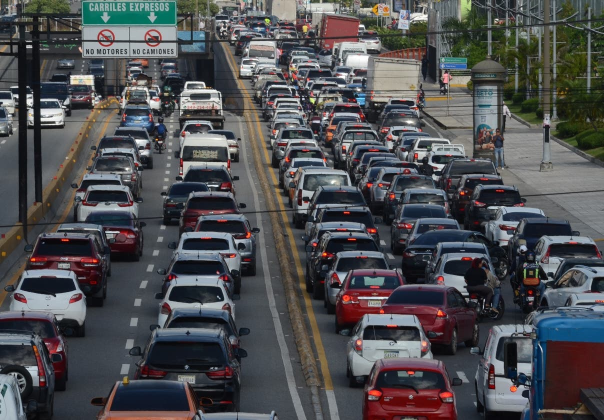
#> input picture Tapon.jpg, 1208 x 840 px (shown at 1/2 size)
$ jupyter execute Identificar_Contornos.ipynb
#> lines starting #> are read from the running program, lines starting #| are printed output that depends on the picture; after the words box and inside, x2 and y2 are one past the last pixel; in counts of white or black regions, pixels touching at a corner belong together
### Librerias Necesarias

[cell 1]
import cv2 as cv

La imágen utilizada en este codigo fue sacada de la siguiente página: https://elnacional.com.do/tapones-diarios-sin-horas-pico-en-avenidas-y-calles-del-gsd/

### ETAPA 1

[cell 2]
# Lectura de la imágen y modificamiento del tamaño
img = cv.imread("Tapon.jpg")
#> img is the input picture: shape (840, 1208, 3); mean B, G, R 81.6, 78.9, 78.7
img1 = cv.resize(img, (1208, 730))
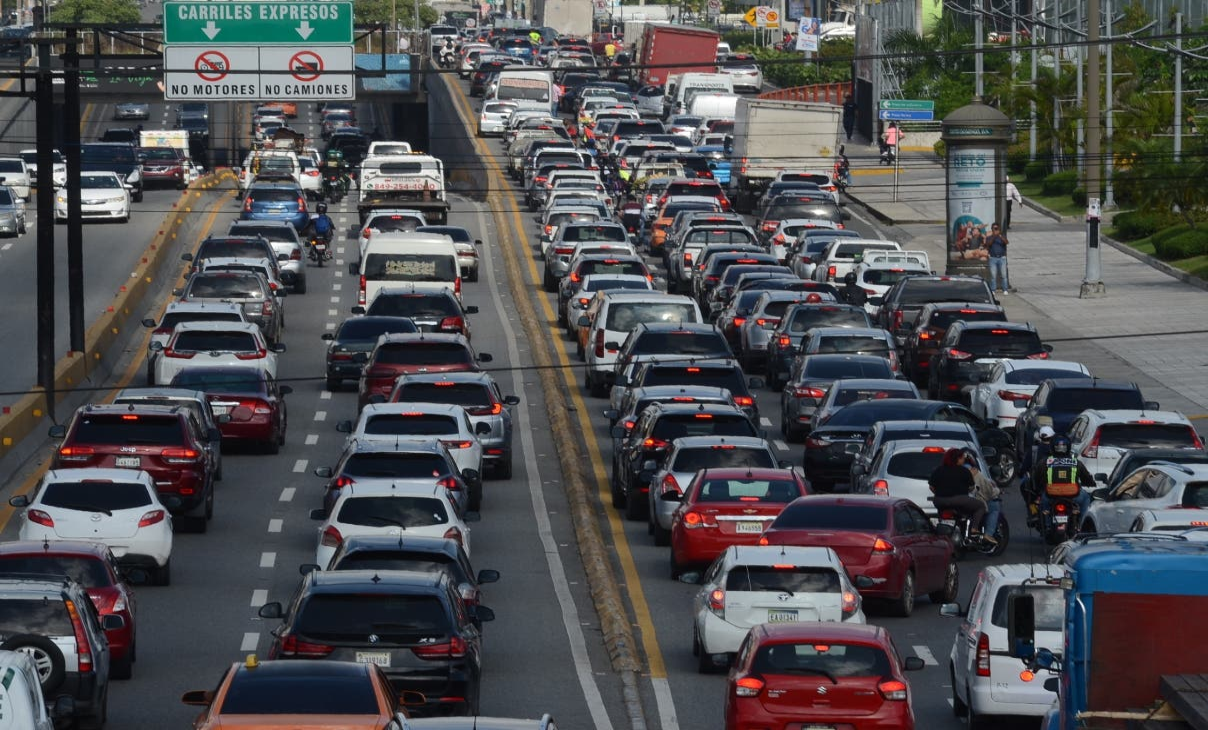
#> img1: shape (730, 1208, 3); mean B, G, R 81.5, 78.8, 78.6

# Se muestra la imágen y se destruyen todas las ventanas al final
cv.imshow("Tapón", img1)
cv.waitKey(0)
cv.destroyAllWindows()

### ETAPA 2

[cell 3]
# Imágen en escala de grises
img_gr = cv.cvtColor(img1, cv.COLOR_BGR2GRAY)
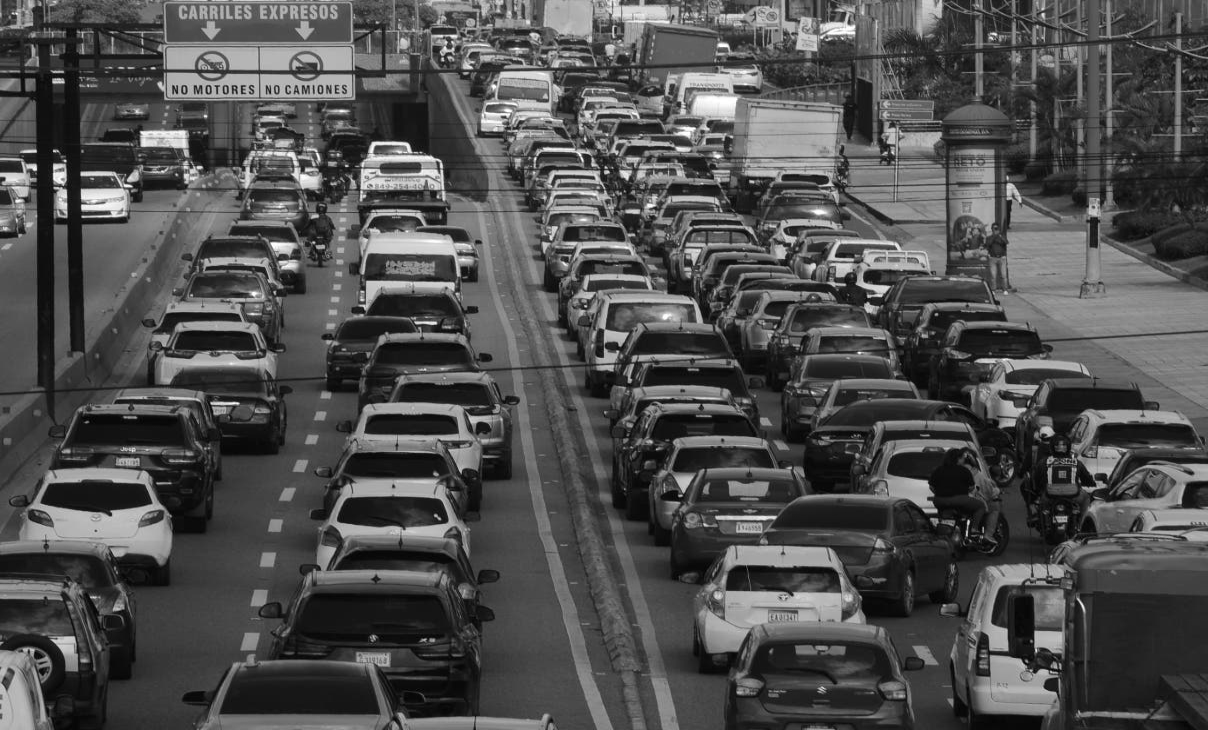
#> img_gr: shape (730, 1208); min 1, max 255, mean 79.1

# Se determina el umbral
_, umbr = cv.threshold(img_gr, 130, 250, cv.THRESH_BINARY)
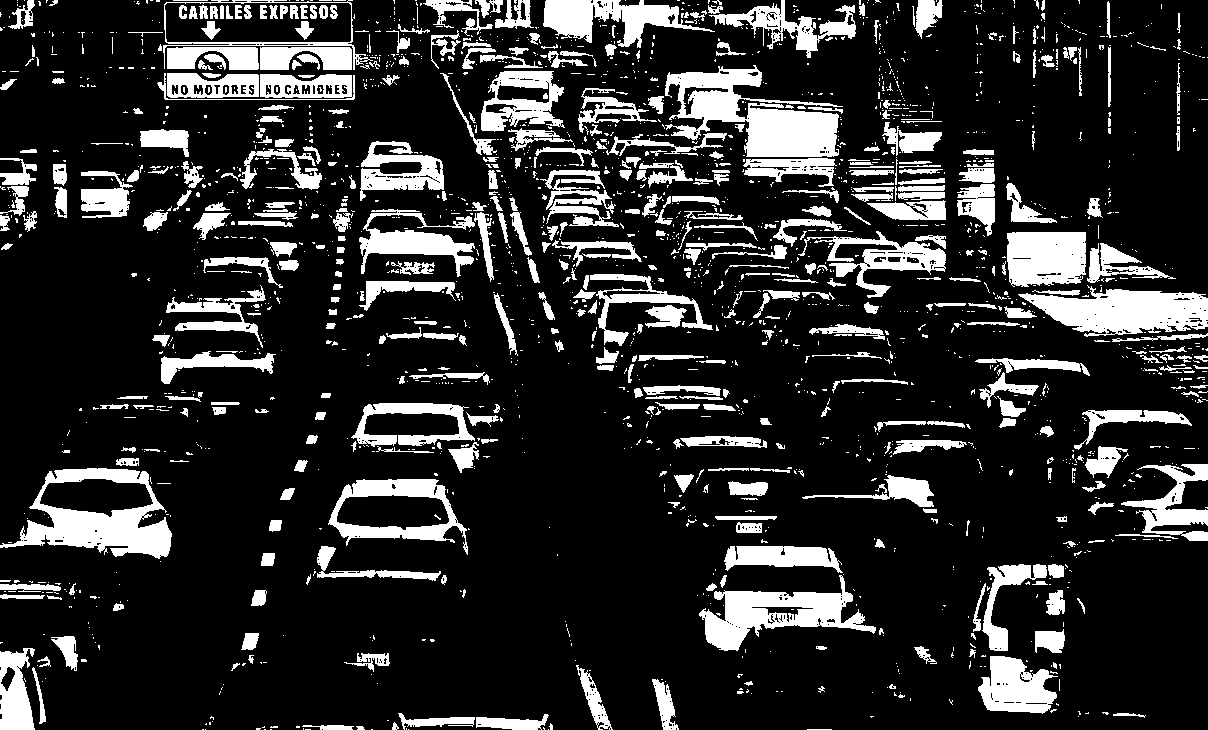
#> umbr: shape (730, 1208); values 0 (black) and 250 (white), 17.4% white; 2174 white regions (1696 under 20 px)

# Identificar los contornos
ctn, _ = cv.findContours(umbr, cv.RETR_EXTERNAL, cv.CHAIN_APPROX_SIMPLE)
#> ctn = 2142 contours, 1797 with area under 20; largest, box (x1, y1, x2, y2) and area: (0, 468, 172, 559) 9347, (163, 0, 373, 70) 8100, (665, 65, 843, 157) 7760, (328, 479, 468, 555) 6420, (1018, 285, 1208, 337) 5836
print(f"Cantidad de Contornos: {len(ctn)}")
#| Cantidad de Contornos: 2142

# Dibujo de contornos
cv.drawContours(img1, ctn, -1, (139, 231, 0))
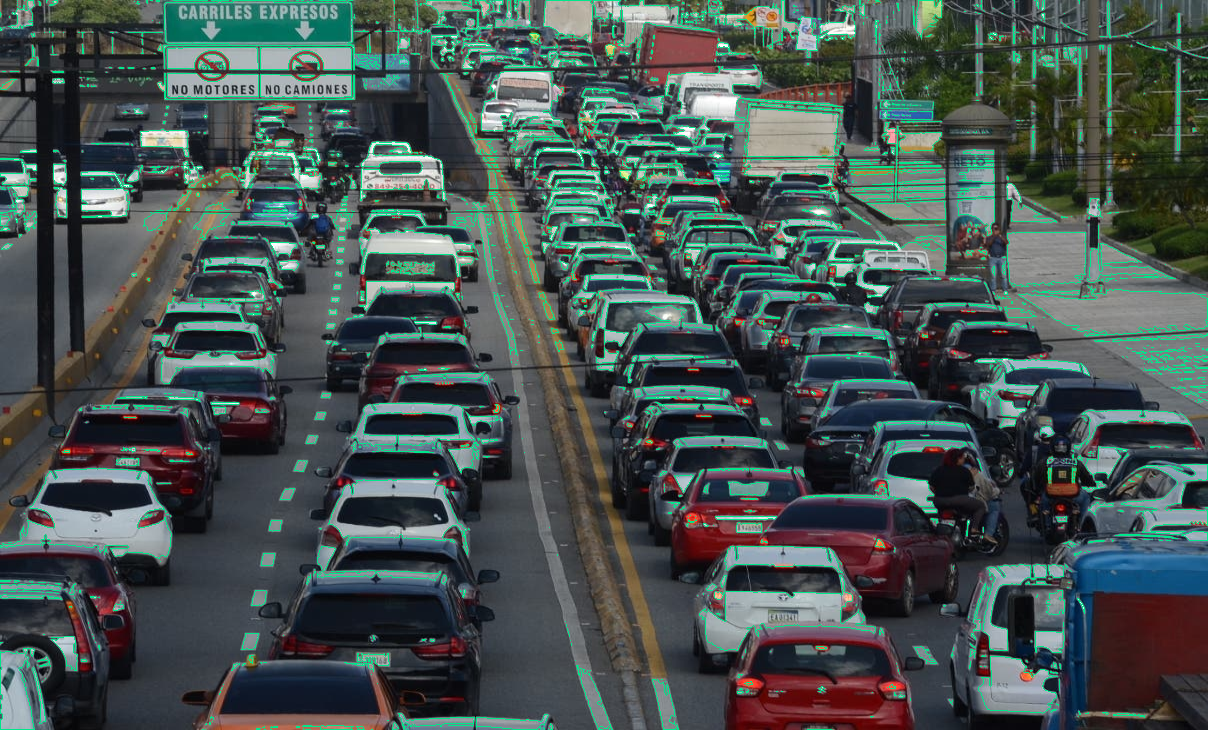
#> img1: shape (730, 1208, 3); 5.55% of pixels changed, all inside (x1, y1, x2, y2) = (0, 0, 1208, 730)

# Se muestra la imágen original, la misma en escala de grises y otra con su umbral
cv.imshow("Tapón", img1)
cv.imshow("Tapón_gris", img_gr)
cv.imshow("Tapón_umbra", umbr)
cv.waitKey(0)
cv.destroyAllWindows()

### ETAPA 3

[cell 4]
img_gr = cv.cvtColor(img1, cv.COLOR_BGR2GRAY)

_, umbr = cv.threshold(img_gr, 130, 250, cv.THRESH_BINARY)

ctn, _ = cv.findContours(umbr, cv.RETR_EXTERNAL, cv.CHAIN_APPROX_SIMPLE)
print(f"Cantidad de Contornos: {len(ctn)}")
#| Cantidad de Contornos: 2142

for c in ctn:
    x, y, w, h = cv.boundingRect(c)
    cv.rectangle(img1, (x, y), (x+w, y+h), (139, 231, 0), 2)
#> this loop made 2142 passes
#> (x, y, w, h) on passes 2, 3, 8: (548, 729, 1, 1), (408, 729, 1, 1), (205, 729, 1, 1)
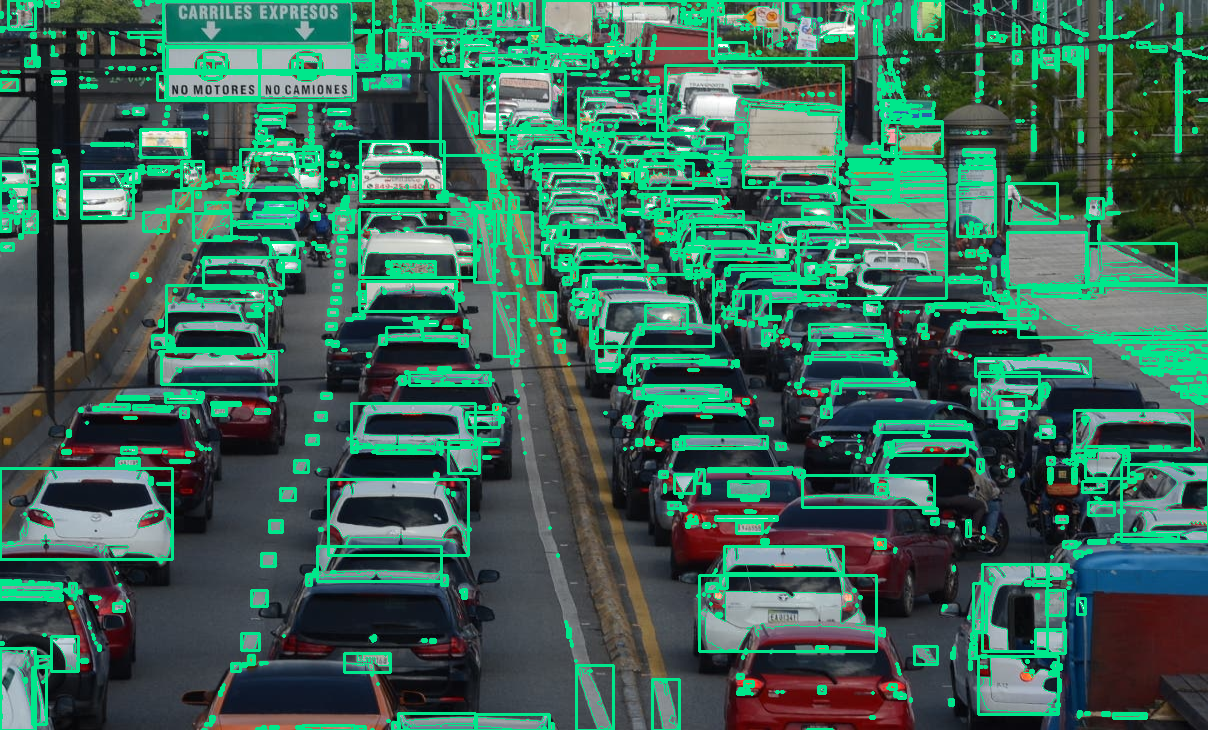
#> img1: shape (730, 1208, 3); 13.27% of pixels changed, all inside (x1, y1, x2, y2) = (0, 0, 1208, 730)

cv.imshow("Tapón", img1)
cv.imshow("Tapón_gris", img_gr)
cv.imshow("Tapón_umbra", umbr)
cv.waitKey(0)
cv.destroyAllWindows()
